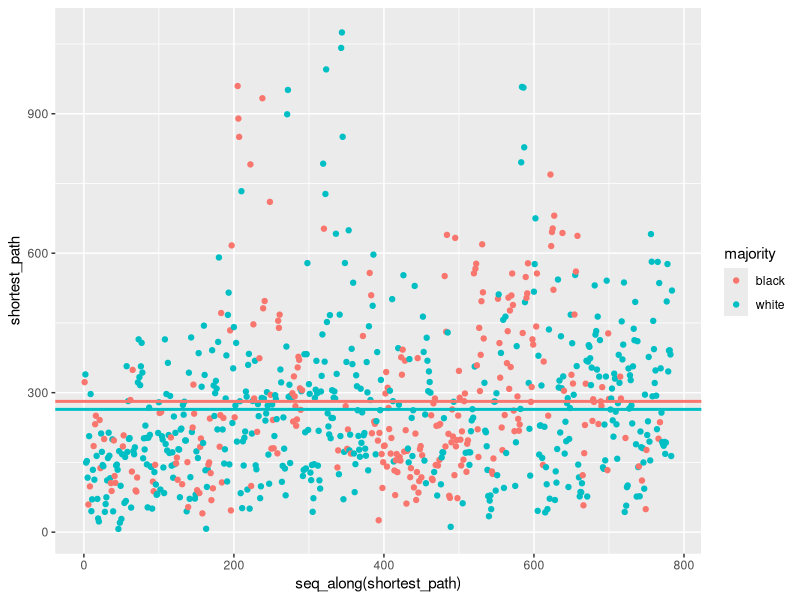

Generate this figure with R: (Note: this script raises an error after producing the figure.)
## ---- chunk 1
library(ggplot2)
## ---- chunk 2
data <- read.csv('./hospital-1-closest.csv')

#data$majority <-relevel(data$majority, ref='white')

head(data)
## ---- chunk 3
black_mean <- mean(data[data$majority == 'black', ]$shortest_path)
white_mean <- mean(data[data$majority == 'white', ]$shortest_path)
## ---- chunk 4
ggplot(data, aes(x = seq_along(shortest_path), y = shortest_path, color = majority)) + geom_point() + geom_hline(yintercept=black_mean, size=1, color="#F8766D") + geom_hline(yintercept=white_mean, size=1, color="#00bfc4")
  labs(x = "Row Number", y = "Shortest Path", title = "Scatterplot with Group Average Line")
## ---- chunk 5
linmod <- lm(data = data, n_cameras ~ majority + shortest_path)
summary(linmod)

linmod <- lm(data = data, absolute_increase ~ majority + shortest_path)
summary(linmod)
## ---- chunk 6
data <- read.csv('./MDW.csv')

head(data)
## ---- chunk 7
black_mean <- mean(data[data$majority == 'black', ]$shortest_path)
white_mean <- mean(data[data$majority == 'white', ]$shortest_path)
## ---- chunk 8
ggplot(data, aes(x = seq_along(shortest_path), y = shortest_path, color = majority)) + geom_point() + geom_hline(yintercept=black_mean, size=1, color="#F8766D") + geom_hline(yintercept=white_mean, size=1, color="#00bfc4")
  labs(x = "Row Number", y = "Shortest Path", title = "Scatterplot with Group Average Line")
